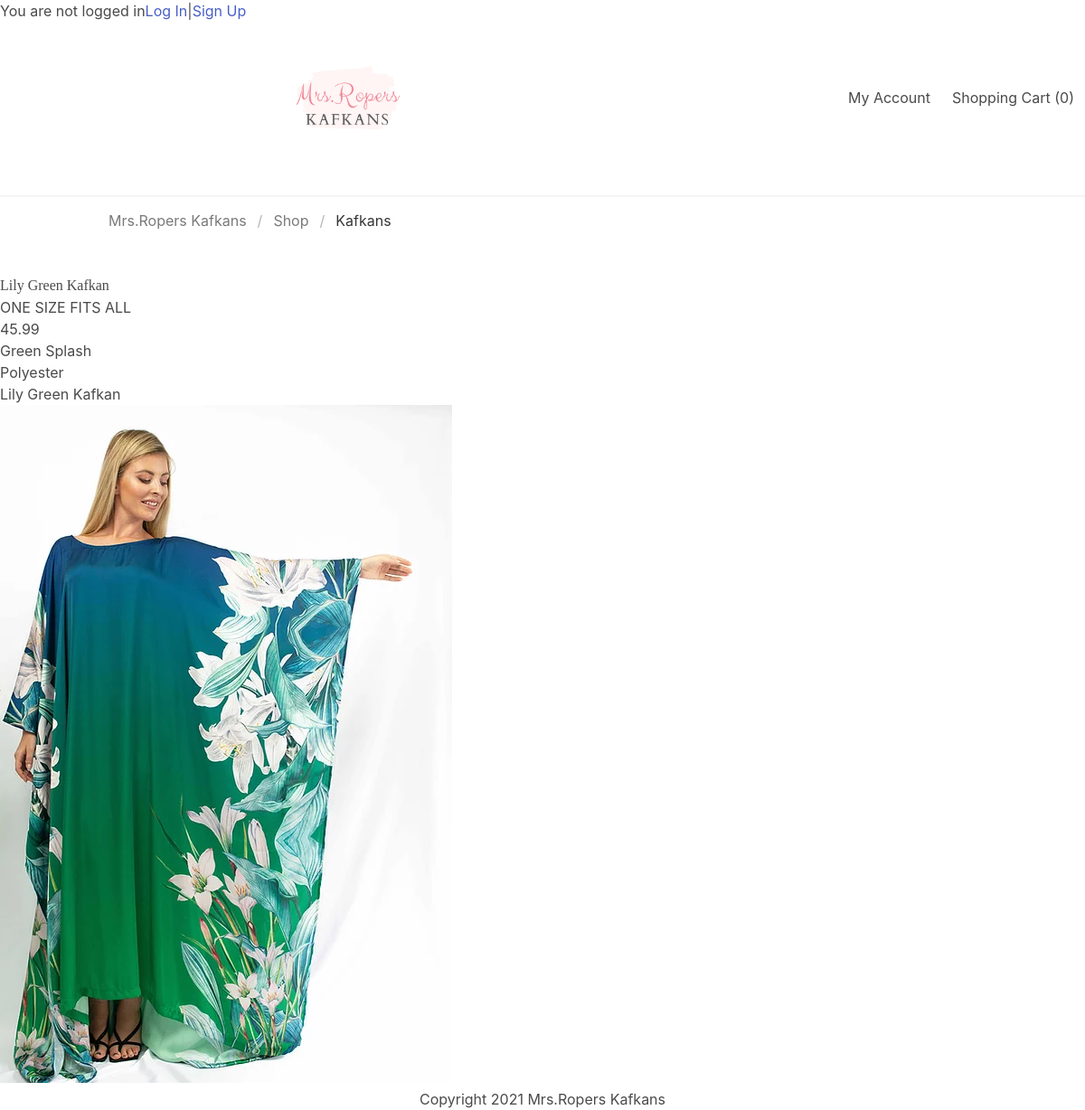
Page /kafkan/11/ on the committed database.
### kafkan_store/models.py (models this page shows, shortened)
class Kafkan(models.Model):
    size = models.CharField(max_length=200)
    price = models.DecimalField(max_digits=10, decimal_places=2)
    color = models.CharField(max_length=100)
    material = models.CharField(max_length=100)
    name = models.CharField(max_length=250, blank=True)
    image = models.ImageField(upload_to="./media")
    author = models.ForeignKey(settings.AUTH_USER_MODEL, on_delete=CASCADE)
    class Meta:
        ordering = ['image']

### kafkan_store/views.py (the view)
# urls.py: path('kafkan/<int:pk>/', views.kafkan_detail, name='kafkan_detail'),
def kafkan_detail(request, pk):
    kafkan = get_object_or_404(Kafkan, pk=pk)
    return render(request, "kafkan_detail.html", {'kafkan': kafkan})

### templates/kafkan_detail.html (shortened to what this page needs)
{% extends 'base.html' %}
{% load static %}
{% block content %}
    <div class="kafkan-detail">
        <article class="kafkan">
            <h2>{{ kafkan.name }}</h2>
              <p>{{ kafkan.size }}</p>
              <p>{{ kafkan.price }}</p>
              <p>{{ kafkan.color }}</p>
              <p>{{ kafkan.material }}</p>
              <p>{{ kafkan.name }}</p>
              {% if kafkan.image %}
              <img src="{% static kafkan.image.url %}"></img>
              {% endif %}
            <br>
        </article>
</div>
{% endblock %}

### kafkan_store/static/css/style.css (style rules this page uses)
body { padding-left: 15px; }
h1, h2, h3, h4 { font-family: 'Lobster', cursive; }

### rows in the picture
Kafkan: name "Lily Green Kafkan", size "ONE SIZE FITS ALL", price "45.99", color "Green Splash", material "Polyester", image (picture)
